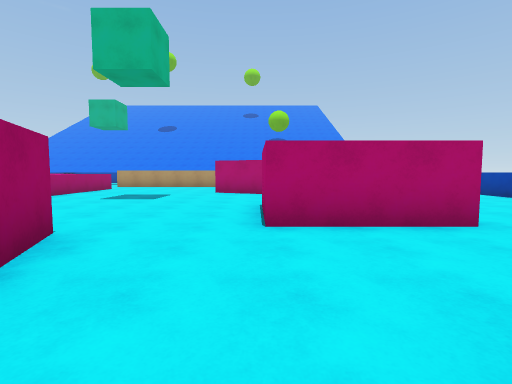
View 1 (above)

22 first-person views from a walk through a Unity game level. The camera is 1.4 m above the floor, tilts 4° down and sees 85° across. The floor is counted in squares, 2 m on a side. Each view is taken from the middle of a square. On the plan, view 1 faces up. The plan holds only what a view shows up to about 9 squares ahead; the rest is blank. The place goes on beyond the plan. The player character is not drawn.

View 2
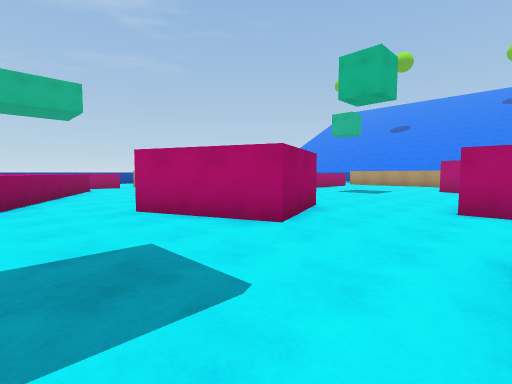

View 3
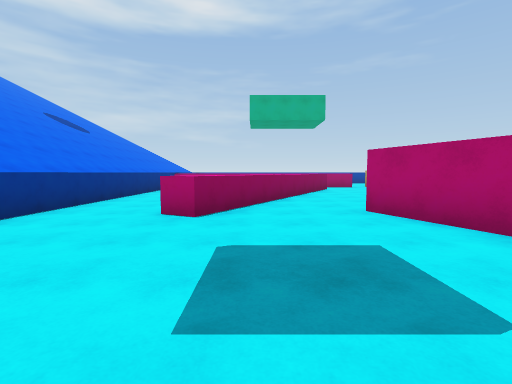

View 4
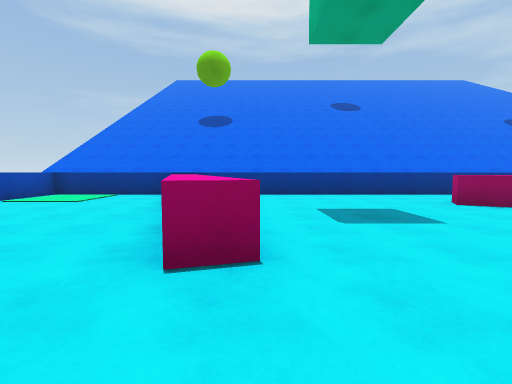

View 5
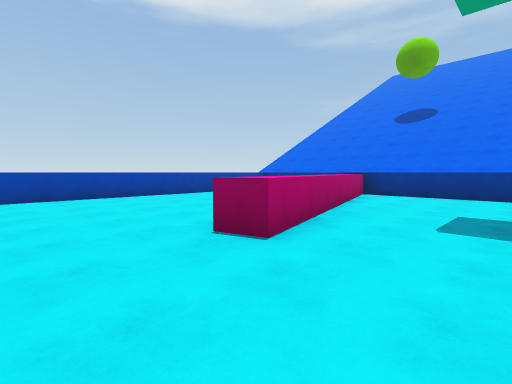

View 6
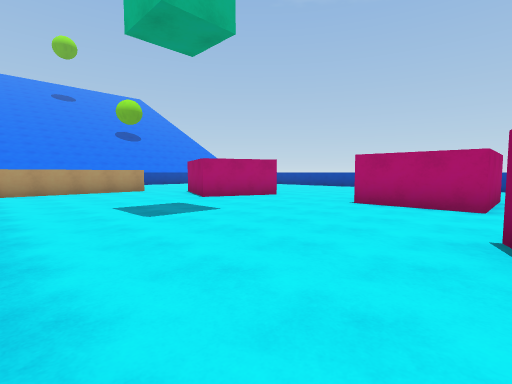

View 7
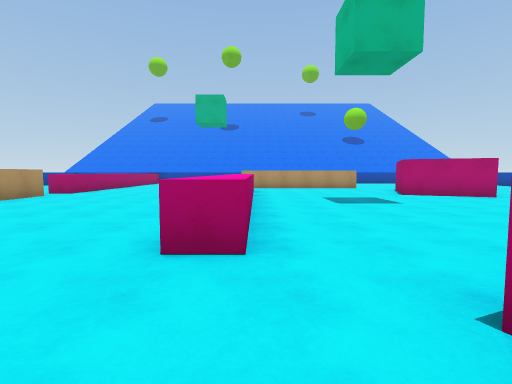

View 8
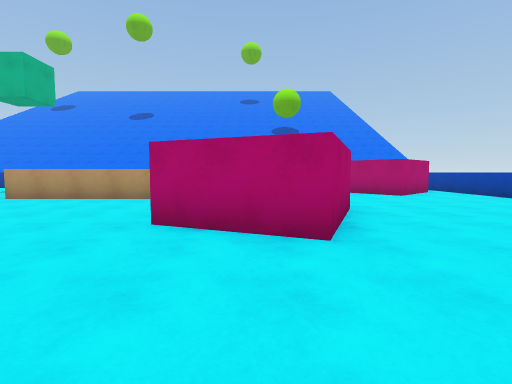

View 9
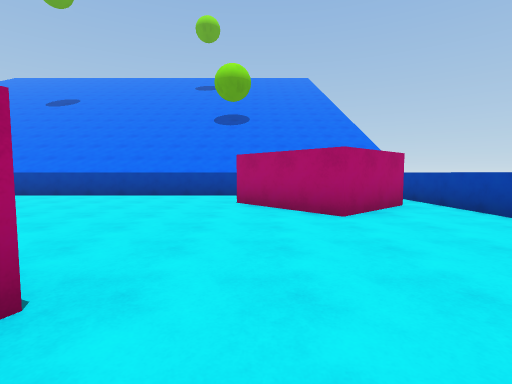

View 10
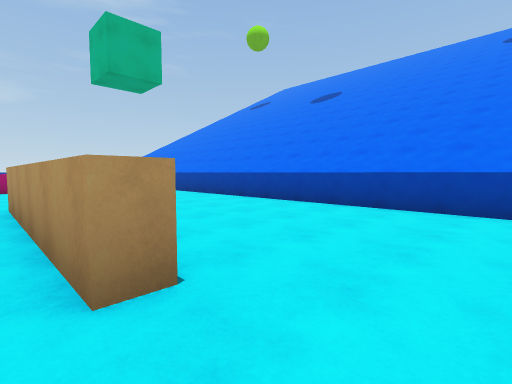

View 11
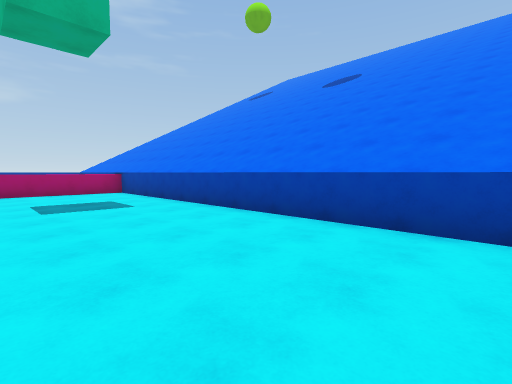

View 12
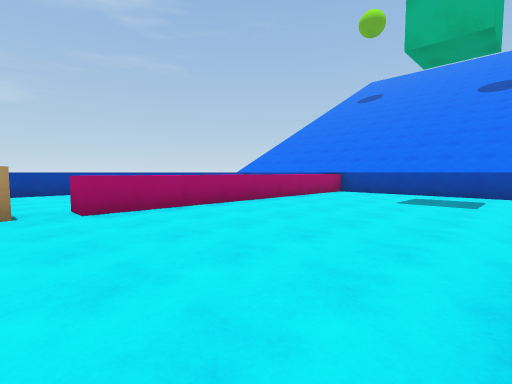

View 13
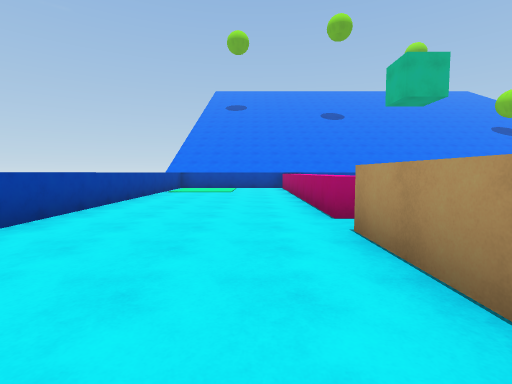

View 14
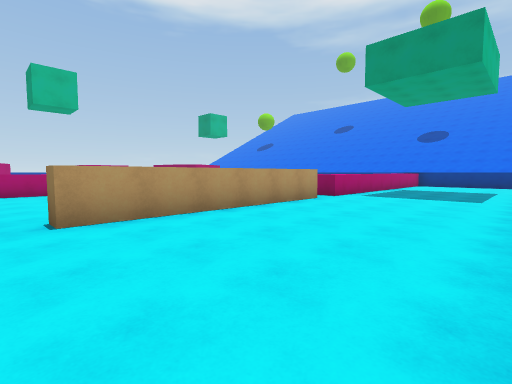

View 15
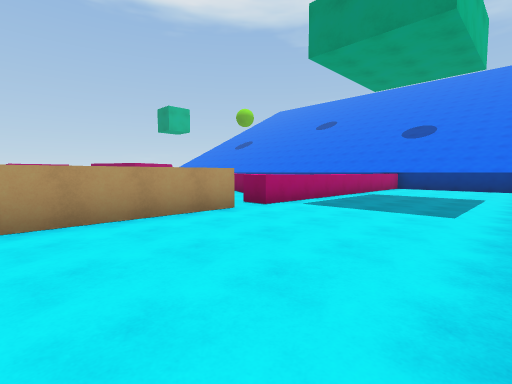

View 16
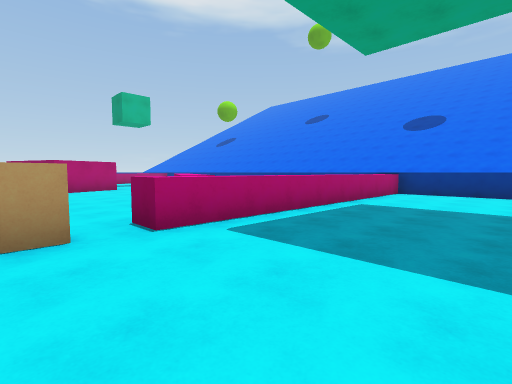

View 17
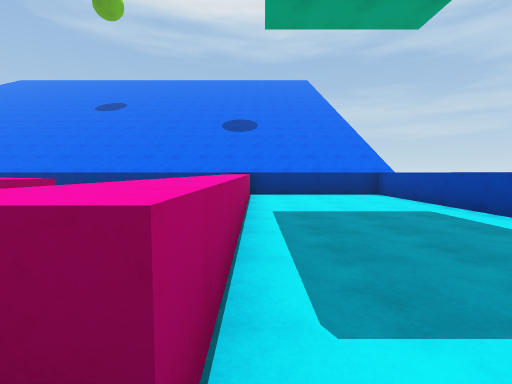

View 18
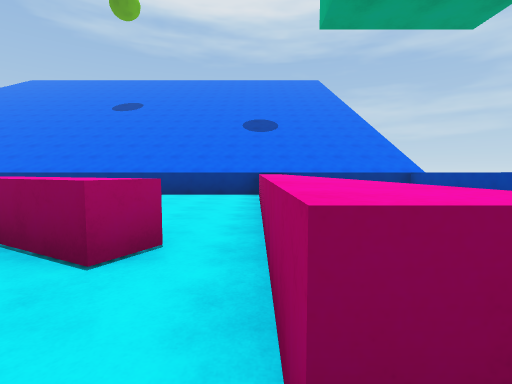

View 19
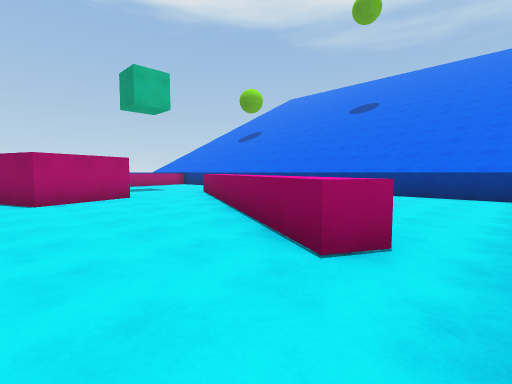

View 20
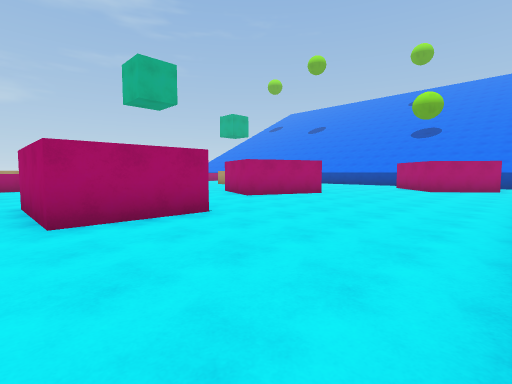

View 21
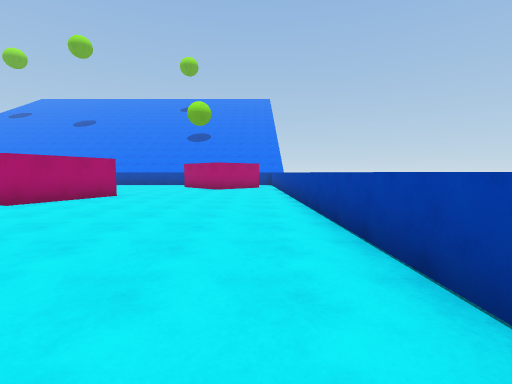

View 22
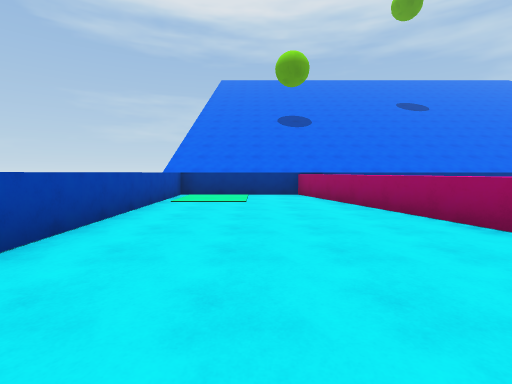

### Floor plan
Key: @ floor where view 1 was taken; # wall or solid block; . floor; ^ raised ledge.
Columns run from 18 left of view 1 to 8 right of it. Each row starts with its distance up from view 1.
 19        ##############
 18       ^..............
 17       ^..............#   ^
 16       ^..............####^
 15 ^.....^...............##.^
 14 ^.....^.....#####........^
 13 ^.....^..................
 12 ^.....^..........  ......^
 11 ^.....^.....^....###.....^
 10 ^...........^....###.....^
  9  .....#.....^......#.....^
  8  .....#.....^............^
  7  .....#.....^............^
  6  ^....#.....^...... #.....^
  5  ^....# ....^.....###.....^
  4  ^....#  ...^.....###.....^
  3  ^.............#..........^
  2  ^....^.......###.........^
  1  ^....^##.....###..^......^
  0  ^....^#^^....#...@.^.....^
 -1  ^....^.  ^^........^.....^
 -2  ^....^..   ^^......^.....^
 -3  ^....^..    ^^.....^^....^
 -4  ^....^..   .........^....^
 -5  ^....^..............^....^
 -6  ^^^^^^^^^^^^^^^^^^^^^^^^^

Positions as (right, up) in squares from view 1, and headings:
1: (0, 0), facing up
2: (1, -2), facing up-left
3: (1, -2), facing left
4: (1, 3), facing down
5: (-1, 3), facing down-right
6: (-6, 3), facing up-right
7: (-6, 1), facing up
8: (0, 6), facing up
9: (3, 10), facing up
10: (0, 13), facing up-left
11: (-2, 15), facing up-left
12: (-7, 9), facing up-left
13: (-14, 6), facing up
14: (-17, 10), facing down-right
15: (-17, 7), facing down-right
16: (-16, 4), facing down-right
17: (-13, 3), facing down
18: (-12, 3), facing down
19: (-12, 3), facing down-right
20: (7, 3), facing up-left
21: (6, 3), facing up
22: (5, 3), facing down
